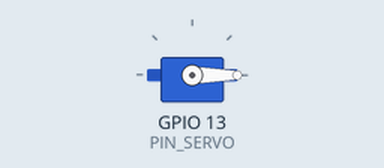
Bench run of a sketch on a simulated ESP32. Parts: servo. What the sketch prints to the serial monitor is not drawn.

Above: at 0.95 s.
At 4.9 s:
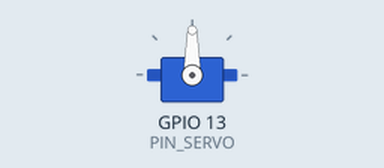
Timing chart, 0 to 6.1 s (numbered marks = the images above):
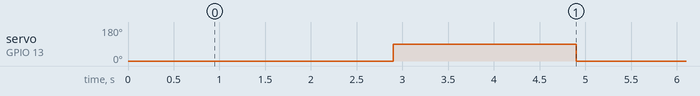

The sketch:

servo_test.ino
```cpp
/*
 * 舵机台架自测 —— 和主固件分开，只为把「舵机 + 供电」这一件事验干净。
 *
 * 为什么要单独验：SG90 堵转电流约 700mA。如果它的 5V 是从 ESP32 板子上的
 * 5V 针取的，一带载就会把板子拉重启 —— 在主固件里的表现是「一开锁就复位」，
 * 跟软件 bug 长得一模一样，很难分。先在这儿把它验掉，把变量压到最少。
 *
 * 引脚和角度跟主固件保持一致，验完直接换回主固件，结论就能直接套用。
 *
 * 怎么判读（对着串口看）：
 *   舵机来回摆 + 串口稳定刷 = 正常
 *   摆的中途串口又打印一次「=== 舵机自测 启动 ===」 = 板子被拉重启了，供电不够
 *   舵机不摆、串口正常       = 信号线（GPIO 13）没接对，或舵机坏了
 *   一直抖 / 嗡嗡响但不摆     = 供电电流不够，或者没和板子共地
 */
#include <ESP32Servo.h>

const int PIN_SERVO = 13;        // 与主固件一致
const int ANGLE_LOCKED = 0;      // 与主固件一致
const int ANGLE_UNLOCKED = 90;   // 与主固件一致

Servo lockServo;

void setup() {
  Serial.begin(115200);
  delay(300);
  // 这行每出现一次 = 板子重启过一次。摆的过程中又冒出来，就是掉电重启。
  Serial.println("\n=== 舵机自测 启动 ===");
  Serial.printf("信号脚 GPIO %d，%d°(锁) <-> %d°(开)\n",
                PIN_SERVO, ANGLE_LOCKED, ANGLE_UNLOCKED);

  // 主固件就是这么接的，这里故意保持一致，别多加配置引入新变量
  lockServo.attach(PIN_SERVO);
  lockServo.write(ANGLE_LOCKED);
  delay(600);
}

void loop() {
  Serial.printf("[%lus] 锁 -> %d°\n", millis() / 1000, ANGLE_LOCKED);
  lockServo.write(ANGLE_LOCKED);
  delay(2000);

  Serial.printf("[%lus] 开 -> %d°\n", millis() / 1000, ANGLE_UNLOCKED);
  lockServo.write(ANGLE_UNLOCKED);
  delay(2000);
}
```

Measured:
- by itself, servo on GPIO 13 (PIN_SERVO): alternates 90° for 2.0 s and 0° for 2.0 s
